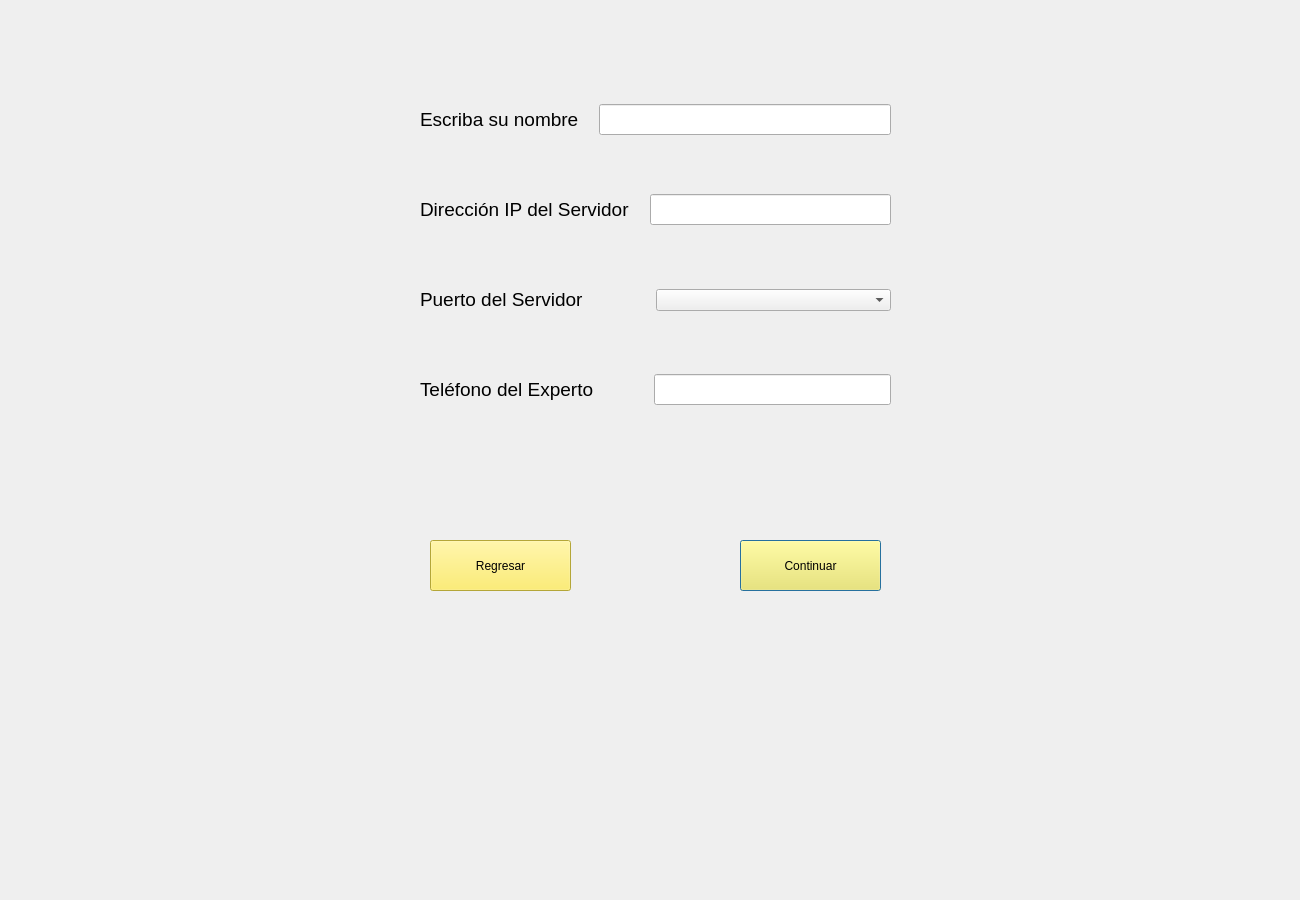
<?xml version="1.0" encoding="UTF-8"?>
<ui version="4.0">
 <class>ThirdDialog</class>
 <widget class="QDialog" name="ThirdDialog">
  <property name="geometry">
   <rect>
    <x>0</x>
    <y>0</y>
    <width>1300</width>
    <height>900</height>
   </rect>
  </property>
  <property name="windowTitle">
   <string>Dialog</string>
  </property>
  <widget class="QWidget" name="horizontalLayoutWidget">
   <property name="geometry">
    <rect>
     <x>400</x>
     <y>80</y>
     <width>511</width>
     <height>80</height>
    </rect>
   </property>
   <layout class="QHBoxLayout" name="horizontalLayout">
    <property name="spacing">
     <number>20</number>
    </property>
    <property name="leftMargin">
     <number>20</number>
    </property>
    <property name="rightMargin">
     <number>20</number>
    </property>
    <item>
     <widget class="QLabel" name="label_nombreJ1">
      <property name="text">
       <string>&lt;html&gt;&lt;head/&gt;&lt;body&gt;&lt;p&gt;&lt;span style=&quot; font-size:14pt;&quot;&gt;Escriba su nombre&lt;/span&gt;&lt;/p&gt;&lt;/body&gt;&lt;/html&gt;</string>
      </property>
     </widget>
    </item>
    <item>
     <widget class="QLineEdit" name="NombreJugador1">
      <property name="font">
       <font>
        <pointsize>14</pointsize>
       </font>
      </property>
      <property name="alignment">
       <set>Qt::AlignCenter</set>
      </property>
      <property name="clearButtonEnabled">
       <bool>true</bool>
      </property>
     </widget>
    </item>
   </layout>
  </widget>
  <widget class="QPushButton" name="continuarJ1">
   <property name="geometry">
    <rect>
     <x>740</x>
     <y>540</y>
     <width>141</width>
     <height>51</height>
    </rect>
   </property>
   <property name="styleSheet">
    <string notr="true">background-color: rgb(252, 233, 79);

</string>
   </property>
   <property name="text">
    <string>Continuar</string>
   </property>
  </widget>
  <widget class="QPushButton" name="regresarJ1">
   <property name="geometry">
    <rect>
     <x>430</x>
     <y>540</y>
     <width>141</width>
     <height>51</height>
    </rect>
   </property>
   <property name="styleSheet">
    <string notr="true">background-color: rgb(252, 233, 79);
</string>
   </property>
   <property name="text">
    <string>Regresar</string>
   </property>
  </widget>
  <widget class="QWidget" name="horizontalLayoutWidget_2">
   <property name="geometry">
    <rect>
     <x>400</x>
     <y>170</y>
     <width>511</width>
     <height>80</height>
    </rect>
   </property>
   <layout class="QHBoxLayout" name="horizontalLayout_2">
    <property name="spacing">
     <number>20</number>
    </property>
    <property name="leftMargin">
     <number>20</number>
    </property>
    <property name="rightMargin">
     <number>20</number>
    </property>
    <item>
     <widget class="QLabel" name="label_ip">
      <property name="text">
       <string>&lt;html&gt;&lt;head/&gt;&lt;body&gt;&lt;p&gt;&lt;span style=&quot; font-size:14pt;&quot;&gt;Dirección IP del Servidor&lt;/span&gt;&lt;/p&gt;&lt;/body&gt;&lt;/html&gt;</string>
      </property>
     </widget>
    </item>
    <item>
     <widget class="QLineEdit" name="IPservidor">
      <property name="font">
       <font>
        <pointsize>14</pointsize>
       </font>
      </property>
      <property name="alignment">
       <set>Qt::AlignCenter</set>
      </property>
      <property name="clearButtonEnabled">
       <bool>true</bool>
      </property>
     </widget>
    </item>
   </layout>
  </widget>
  <widget class="QWidget" name="horizontalLayoutWidget_3">
   <property name="geometry">
    <rect>
     <x>400</x>
     <y>260</y>
     <width>511</width>
     <height>80</height>
    </rect>
   </property>
   <layout class="QHBoxLayout" name="horizontalLayout_3">
    <property name="spacing">
     <number>0</number>
    </property>
    <property name="leftMargin">
     <number>20</number>
    </property>
    <property name="rightMargin">
     <number>20</number>
    </property>
    <item>
     <widget class="QLabel" name="label_puerto">
      <property name="text">
       <string>&lt;html&gt;&lt;head/&gt;&lt;body&gt;&lt;p&gt;&lt;span style=&quot; font-size:14pt;&quot;&gt;Puerto del Servidor&lt;/span&gt;&lt;/p&gt;&lt;/body&gt;&lt;/html&gt;</string>
      </property>
     </widget>
    </item>
    <item>
     <widget class="QComboBox" name="PuertoServidor">
      <property name="mouseTracking">
       <bool>true</bool>
      </property>
      <property name="acceptDrops">
       <bool>true</bool>
      </property>
      <property name="sizeAdjustPolicy">
       <enum>QComboBox::AdjustToContents</enum>
      </property>
     </widget>
    </item>
   </layout>
  </widget>
  <widget class="QWidget" name="horizontalLayoutWidget_4">
   <property name="geometry">
    <rect>
     <x>400</x>
     <y>350</y>
     <width>511</width>
     <height>80</height>
    </rect>
   </property>
   <layout class="QHBoxLayout" name="horizontalLayout_4">
    <property name="spacing">
     <number>60</number>
    </property>
    <property name="leftMargin">
     <number>20</number>
    </property>
    <property name="rightMargin">
     <number>20</number>
    </property>
    <item>
     <widget class="QLabel" name="label_telefono">
      <property name="text">
       <string>&lt;html&gt;&lt;head/&gt;&lt;body&gt;&lt;p&gt;&lt;span style=&quot; font-size:14pt;&quot;&gt;Teléfono del Experto&lt;/span&gt;&lt;/p&gt;&lt;/body&gt;&lt;/html&gt;</string>
      </property>
     </widget>
    </item>
    <item>
     <widget class="QLineEdit" name="TelefonoExperto">
      <property name="enabled">
       <bool>true</bool>
      </property>
      <property name="font">
       <font>
        <pointsize>14</pointsize>
       </font>
      </property>
      <property name="alignment">
       <set>Qt::AlignCenter</set>
      </property>
      <property name="clearButtonEnabled">
       <bool>true</bool>
      </property>
     </widget>
    </item>
   </layout>
  </widget>
 </widget>
 <resources/>
 <connections/>
</ui>
